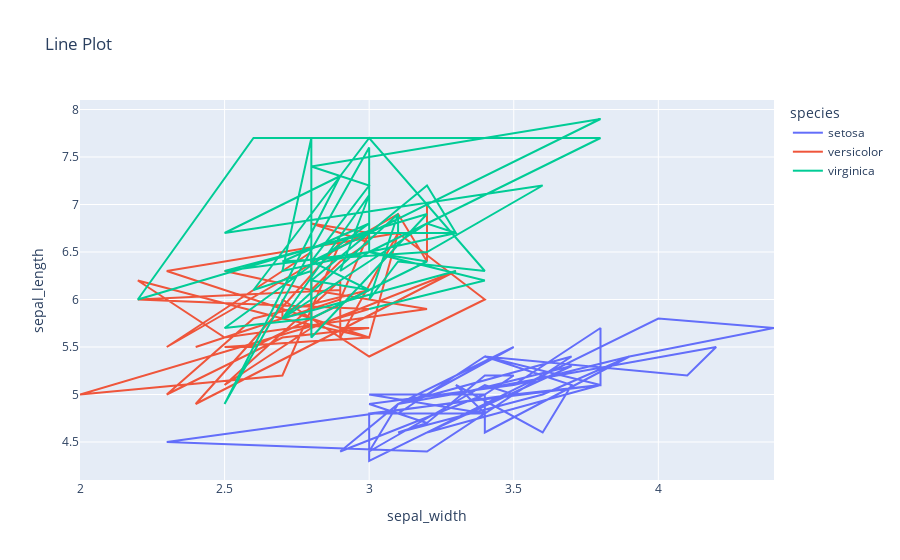

The notebook cell this image was saved under:
### Code cell
px.line(df, x='sepal_width', y='sepal_length', color='species', 
       title='Line Plot', labels= ['Sepal Width', 'Sepal Length'])

### Figure 1 — Plotly figure (JSON) as saved in the notebook; plotly's stock layout.template omitted (floating-point values rounded to 4 significant figures)
{"data": [{"hovertemplate": "species=setosa<br>sepal_width=%{x}<br>sepal_length=%{y}<extra></extra>", "legendgroup": "setosa", "line": {"color": "#636efa", "dash": "solid"}, "marker": {"symbol": "circle"}, "mode": "lines", "name": "setosa", "orientation": "v", "showlegend": true, "type": "scatter", "x": [3.5, 3, 3.2, 3.1, 3.6, 3.9, 3.4, 3.4, 2.9, 3.1, 3.7, 3.4, 3, 3, 4, 4.4, 3.9, 3.5, 3.8, 3.8, 3.4, 3.7, 3.6, 3.3, 3.4, 3, 3.4, 3.5, 3.4, 3.2, 3.1, 3.4, 4.1, 4.2, 3.1, 3.2, 3.5, 3.1, 3, 3.4, 3.5, 2.3, 3.2, 3.5, 3.8, 3, 3.8, 3.2, 3.7, 3.3], "xaxis": "x", "y": [5.1, 4.9, 4.7, 4.6, 5, 5.4, 4.6, 5, 4.4, 4.9, 5.4, 4.8, 4.8, 4.3, 5.8, 5.7, 5.4, 5.1, 5.7, 5.1, 5.4, 5.1, 4.6, 5.1, 4.8, 5, 5, 5.2, 5.2, 4.7, 4.8, 5.4, 5.2, 5.5, 4.9, 5, 5.5, 4.9, 4.4, 5.1, 5, 4.5, 4.4, 5, 5.1, 4.8, 5.1, 4.6, 5.3, 5], "yaxis": "y"}, {"hovertemplate": "species=versicolor<br>sepal_width=%{x}<br>sepal_length=%{y}<extra></extra>", "legendgroup": "versicolor", "line": {"color": "#EF553B", "dash": "solid"}, "marker": {"symbol": "circle"}, "mode": "lines", "name": "versicolor", "orientation": "v", "showlegend": true, "type": "scatter", "x": [3.2, 3.2, 3.1, 2.3, 2.8, 2.8, 3.3, 2.4, 2.9, 2.7, 2, 3, 2.2, 2.9, 2.9, 3.1, 3, 2.7, 2.2, 2.5, 3.2, 2.8, 2.5, 2.8, 2.9, 3, 2.8, 3, 2.9, 2.6, 2.4, 2.4, 2.7, 2.7, 3, 3.4, 3.1, 2.3, 3, 2.5, 2.6, 3, 2.6, 2.3, 2.7, 3, 2.9, 2.9, 2.5, 2.8], "xaxis": "x", "y": [7, 6.4, 6.9, 5.5, 6.5, 5.7, 6.3, 4.9, 6.6, 5.2, 5, 5.9, 6, 6.1, 5.6, 6.7, 5.6, 5.8, 6.2, 5.6, 5.9, 6.1, 6.3, 6.1, 6.4, 6.6, 6.8, 6.7, 6, 5.7, 5.5, 5.5, 5.8, 6, 5.4, 6, 6.7, 6.3, 5.6, 5.5, 5.5, 6.1, 5.8, 5, 5.6, 5.7, 5.7, 6.2, 5.1, 5.7], "yaxis": "y"}, {"hovertemplate": "species=virginica<br>sepal_width=%{x}<br>sepal_length=%{y}<extra></extra>", "legendgroup": "virginica", "line": {"color": "#00cc96", "dash": "solid"}, "marker": {"symbol": "circle"}, "mode": "lines", "name": "virginica", "orientation": "v", "showlegend": true, "type": "scatter", "x": [3.3, 2.7, 3, 2.9, 3, 3, 2.5, 2.9, 2.5, 3.6, 3.2, 2.7, 3, 2.5, 2.8, 3.2, 3, 3.8, 2.6, 2.2, 3.2, 2.8, 2.8, 2.7, 3.3, 3.2, 2.8, 3, 2.8, 3, 2.8, 3.8, 2.8, 2.8, 2.6, 3, 3.4, 3.1, 3, 3.1, 3.1, 3.1, 2.7, 3.2, 3.3, 3, 2.5, 3, 3.4, 3], "xaxis": "x", "y": [6.3, 5.8, 7.1, 6.3, 6.5, 7.6, 4.9, 7.3, 6.7, 7.2, 6.5, 6.4, 6.8, 5.7, 5.8, 6.4, 6.5, 7.7, 7.7, 6, 6.9, 5.6, 7.7, 6.3, 6.7, 7.2, 6.2, 6.1, 6.4, 7.2, 7.4, 7.9, 6.4, 6.3, 6.1, 7.7, 6.3, 6.4, 6, 6.9, 6.7, 6.9, 5.8, 6.8, 6.7, 6.7, 6.3, 6.5, 6.2, 5.9], "yaxis": "y"}], "layout": {"autosize": true, "legend": {"title": {"text": "species"}, "tracegroupgap": 0}, "title": {"text": "Line Plot"}, "xaxis": {"anchor": "y", "autorange": true, "domain": [0, 1], "range": [2, 4.4], "title": {"text": "sepal_width"}, "type": "linear"}, "yaxis": {"anchor": "x", "autorange": true, "domain": [0, 1], "range": [4.1, 8.1], "title": {"text": "sepal_length"}, "type": "linear"}}}
